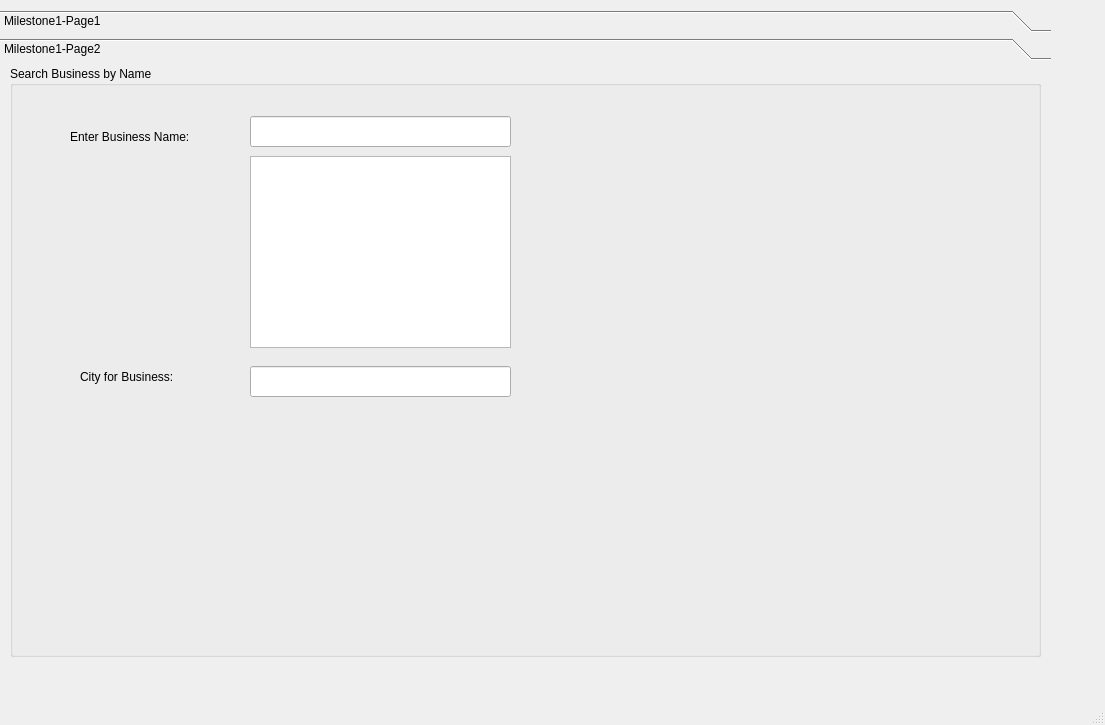
<?xml version="1.0" encoding="UTF-8"?>
<ui version="4.0">
 <class>MainWindow</class>
 <widget class="QMainWindow" name="MainWindow">
  <property name="geometry">
   <rect>
    <x>0</x>
    <y>0</y>
    <width>1105</width>
    <height>725</height>
   </rect>
  </property>
  <property name="windowTitle">
   <string>MainWindow</string>
  </property>
  <widget class="QWidget" name="centralwidget">
   <widget class="QToolBox" name="toolBox">
    <property name="geometry">
     <rect>
      <x>0</x>
      <y>10</y>
      <width>1051</width>
      <height>651</height>
     </rect>
    </property>
    <property name="styleSheet">
     <string notr="true">font: 12pt &quot;Lucida Sans&quot;;
border-color: rgb(255, 255, 255);</string>
    </property>
    <property name="currentIndex">
     <number>1</number>
    </property>
    <widget class="QWidget" name="page">
     <property name="geometry">
      <rect>
       <x>0</x>
       <y>0</y>
       <width>1051</width>
       <height>587</height>
      </rect>
     </property>
     <attribute name="label">
      <string>Milestone1-Page1</string>
     </attribute>
     <widget class="QGroupBox" name="groupBox">
      <property name="geometry">
       <rect>
        <x>10</x>
        <y>0</y>
        <width>401</width>
        <height>431</height>
       </rect>
      </property>
      <property name="styleSheet">
       <string notr="true">font: 11pt &quot;Lucida Sans&quot;;
background-color: rgb(181, 206, 227);</string>
      </property>
      <property name="title">
       <string>State / City</string>
      </property>
      <widget class="QComboBox" name="stateList">
       <property name="geometry">
        <rect>
         <x>130</x>
         <y>40</y>
         <width>201</width>
         <height>22</height>
        </rect>
       </property>
       <property name="styleSheet">
        <string notr="true">background-color: rgb(255, 255, 255);
font: 10pt &quot;Lucida Sans&quot;;</string>
       </property>
      </widget>
      <widget class="QLabel" name="label">
       <property name="geometry">
        <rect>
         <x>60</x>
         <y>40</y>
         <width>47</width>
         <height>13</height>
        </rect>
       </property>
       <property name="styleSheet">
        <string notr="true">font: 11pt &quot;Lucida Sans&quot;;</string>
       </property>
       <property name="text">
        <string>State</string>
       </property>
      </widget>
      <widget class="QLabel" name="label_2">
       <property name="geometry">
        <rect>
         <x>60</x>
         <y>100</y>
         <width>47</width>
         <height>13</height>
        </rect>
       </property>
       <property name="text">
        <string>City</string>
       </property>
      </widget>
      <widget class="QListWidget" name="cityList">
       <property name="geometry">
        <rect>
         <x>130</x>
         <y>90</y>
         <width>201</width>
         <height>321</height>
        </rect>
       </property>
       <property name="styleSheet">
        <string notr="true">background-color: rgb(255, 255, 255);
font: 10pt &quot;Lucida Sans&quot;;</string>
       </property>
      </widget>
     </widget>
     <widget class="QGroupBox" name="businessGroup">
      <property name="geometry">
       <rect>
        <x>450</x>
        <y>0</y>
        <width>601</width>
        <height>431</height>
       </rect>
      </property>
      <property name="styleSheet">
       <string notr="true">font: 11pt &quot;Lucida Sans&quot;;
background-color: rgb(181, 206, 227);</string>
      </property>
      <property name="title">
       <string>Businesses</string>
      </property>
      <widget class="QTableWidget" name="businessTable">
       <property name="geometry">
        <rect>
         <x>20</x>
         <y>30</y>
         <width>551</width>
         <height>381</height>
        </rect>
       </property>
       <property name="styleSheet">
        <string notr="true">font: 10pt &quot;Lucida Sans&quot;;
background-color: rgb(255, 255, 255);</string>
       </property>
       <attribute name="horizontalHeaderVisible">
        <bool>false</bool>
       </attribute>
       <attribute name="horizontalHeaderStretchLastSection">
        <bool>true</bool>
       </attribute>
       <attribute name="verticalHeaderVisible">
        <bool>false</bool>
       </attribute>
       <attribute name="verticalHeaderStretchLastSection">
        <bool>false</bool>
       </attribute>
      </widget>
     </widget>
    </widget>
    <widget class="QWidget" name="page_2">
     <property name="geometry">
      <rect>
       <x>0</x>
       <y>0</y>
       <width>1051</width>
       <height>587</height>
      </rect>
     </property>
     <attribute name="label">
      <string>Milestone1-Page2</string>
     </attribute>
     <widget class="QGroupBox" name="groupBox_2">
      <property name="geometry">
       <rect>
        <x>10</x>
        <y>0</y>
        <width>1031</width>
        <height>591</height>
       </rect>
      </property>
      <property name="title">
       <string>Search Business by Name</string>
      </property>
      <widget class="QLabel" name="label_3">
       <property name="geometry">
        <rect>
         <x>60</x>
         <y>60</y>
         <width>161</width>
         <height>21</height>
        </rect>
       </property>
       <property name="text">
        <string>Enter Business Name:</string>
       </property>
      </widget>
      <widget class="QLabel" name="label_4">
       <property name="geometry">
        <rect>
         <x>70</x>
         <y>300</y>
         <width>161</width>
         <height>21</height>
        </rect>
       </property>
       <property name="text">
        <string>City for Business:</string>
       </property>
      </widget>
      <widget class="QLineEdit" name="bname">
       <property name="geometry">
        <rect>
         <x>240</x>
         <y>50</y>
         <width>261</width>
         <height>31</height>
        </rect>
       </property>
       <property name="styleSheet">
        <string notr="true">font: 10pt &quot;Lucida Sans&quot;;</string>
       </property>
      </widget>
      <widget class="QLineEdit" name="bcity">
       <property name="geometry">
        <rect>
         <x>240</x>
         <y>300</y>
         <width>261</width>
         <height>31</height>
        </rect>
       </property>
       <property name="styleSheet">
        <string notr="true">font: 10pt &quot;Lucida Sans&quot;;</string>
       </property>
       <property name="readOnly">
        <bool>true</bool>
       </property>
      </widget>
      <widget class="QListWidget" name="businesses">
       <property name="geometry">
        <rect>
         <x>240</x>
         <y>90</y>
         <width>261</width>
         <height>192</height>
        </rect>
       </property>
      </widget>
     </widget>
    </widget>
   </widget>
  </widget>
  <widget class="QMenuBar" name="menubar">
   <property name="geometry">
    <rect>
     <x>0</x>
     <y>0</y>
     <width>1105</width>
     <height>21</height>
    </rect>
   </property>
  </widget>
  <widget class="QStatusBar" name="statusbar"/>
 </widget>
 <resources/>
 <connections/>
</ui>
